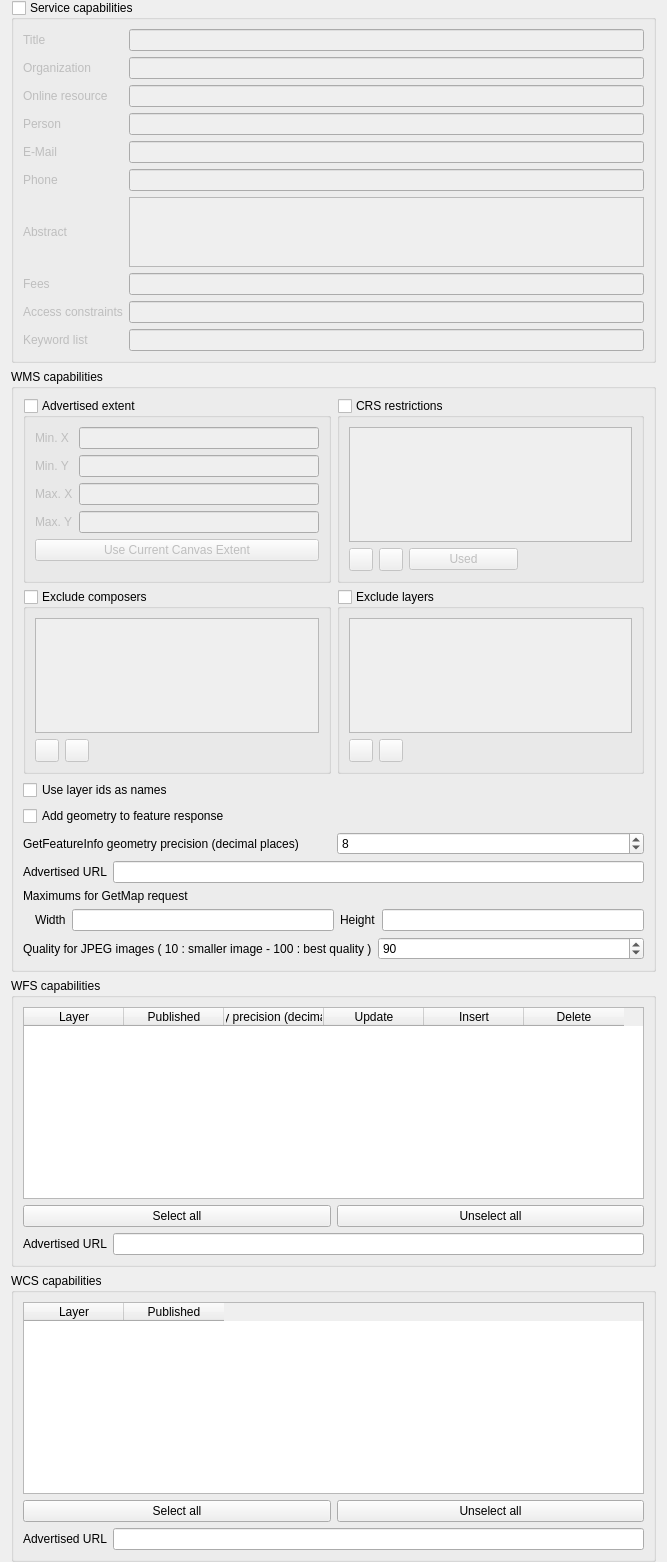
             <widget class="QWidget" name="scrollAreaWidgetContents_5">
              <property name="geometry">
               <rect>
                <x>0</x>
                <y>0</y>
                <width>667</width>
                <height>1562</height>
               </rect>
              </property>
              <layout class="QVBoxLayout" name="verticalLayout_13">
               <property name="topMargin">
                <number>0</number>
               </property>
               <property name="bottomMargin">
                <number>0</number>
               </property>
               <item>
                <widget class="QgsCollapsibleGroupBox" name="grpOWSServiceCapabilities">
                 <property name="title">
                  <string>Service capabilities</string>
                 </property>
                 <property name="checkable">
                  <bool>true</bool>
                 </property>
                 <property name="checked">
                  <bool>false</bool>
                 </property>
                 <property name="collapsed">
                  <bool>false</bool>
                 </property>
                 <property name="saveCollapsedState">
                  <bool>true</bool>
                 </property>
                 <property name="syncGroup">
                  <string notr="true">projowsserver</string>
                 </property>
                 <layout class="QGridLayout" name="gridLayout_6">
                  <item row="7" column="1">
                   <widget class="QLineEdit" name="mWMSFees"/>
                  </item>
                  <item row="8" column="1">
                   <widget class="QLineEdit" name="mWMSAccessConstraints"/>
                  </item>
                  <item row="0" column="0">
                   <widget class="QLabel" name="label_10">
                    <property name="text">
                     <string>Title</string>
                    </property>
                    <property name="buddy">
                     <cstring>mWMSTitle</cstring>
                    </property>
                   </widget>
                  </item>
                  <item row="2" column="1">
                   <widget class="QLineEdit" name="mWMSOnlineResourceLineEdit"/>
                  </item>
                  <item row="2" column="0">
                   <widget class="QLabel" name="mWMSOnlineResourceLabel">
                    <property name="text">
                     <string>Online resource</string>
                    </property>
                   </widget>
                  </item>
                  <item row="3" column="0">
                   <widget class="QLabel" name="label_9">
                    <property name="text">
                     <string>Person</string>
                    </property>
                    <property name="buddy">
                     <cstring>mWMSContactPerson</cstring>
                    </property>
                   </widget>
                  </item>
                  <item row="4" column="1">
                   <widget class="QLineEdit" name="mWMSContactMail"/>
                  </item>
                  <item row="3" column="1">
                   <widget class="QLineEdit" name="mWMSContactPerson"/>
                  </item>
                  <item row="4" column="0">
                   <widget class="QLabel" name="label_13">
                    <property name="text">
                     <string>E-Mail</string>
                    </property>
                   </widget>
                  </item>
                  <item row="1" column="1">
                   <widget class="QLineEdit" name="mWMSContactOrganization"/>
                  </item>
                  <item row="5" column="0">
                   <widget class="QLabel" name="label_12">
                    <property name="text">
                     <string>Phone</string>
                    </property>
                    <property name="buddy">
                     <cstring>mWMSContactPhone</cstring>
                    </property>
                   </widget>
                  </item>
                  <item row="0" column="1">
                   <widget class="QLineEdit" name="mWMSTitle"/>
                  </item>
                  <item row="6" column="0">
                   <widget class="QLabel" name="label_15">
                    <property name="text">
                     <string>Abstract</string>
                    </property>
                    <property name="buddy">
                     <cstring>mWMSAbstract</cstring>
                    </property>
                   </widget>
                  </item>
                  <item row="5" column="1">
                   <widget class="QLineEdit" name="mWMSContactPhone"/>
                  </item>
                  <item row="6" column="1">
                   <widget class="QTextEdit" name="mWMSAbstract"/>
                  </item>
                  <item row="9" column="0">
                   <widget class="QLabel" name="mWMSKeywordListLabel">
                    <property name="text">
                     <string>Keyword list</string>
                    </property>
                   </widget>
                  </item>
                  <item row="9" column="1">
                   <widget class="QLineEdit" name="mWMSKeywordList"/>
                  </item>
                  <item row="1" column="0">
                   <widget class="QLabel" name="label_11">
                    <property name="text">
                     <string>Organization</string>
                    </property>
                    <property name="buddy">
                     <cstring>mWMSContactOrganization</cstring>
                    </property>
                   </widget>
                  </item>
                  <item row="8" column="0">
                   <widget class="QLabel" name="mWMSAccessConstraintsLabel">
                    <property name="text">
                     <string>Access constraints</string>
                    </property>
                   </widget>
                  </item>
                  <item row="7" column="0">
                   <widget class="QLabel" name="mWMSFeesLabel">
                    <property name="text">
                     <string>Fees</string>
                    </property>
                   </widget>
                  </item>
                 </layout>
                </widget>
               </item>
               <item>
                <widget class="QgsCollapsibleGroupBox" name="grpWMSCapabilities">
                 <property name="title">
                  <string>WMS capabilities</string>
                 </property>
                 <property name="syncGroup">
                  <string notr="true">projowsserver</string>
                 </property>
                 <layout class="QGridLayout" name="gridLayout_13">
                  <item row="2" column="0">
                   <widget class="QgsCollapsibleGroupBox" name="mWMSComposerGroupBox">
                    <property name="title">
                     <string>Exclude composers</string>
                    </property>
                    <property name="checkable">
                     <bool>true</bool>
                    </property>
                    <property name="checked">
                     <bool>false</bool>
                    </property>
                    <property name="collapsed">
                     <bool>false</bool>
                    </property>
                    <property name="saveCollapsedState">
                     <bool>true</bool>
                    </property>
                    <layout class="QGridLayout" name="gridLayout_10">
                     <item row="0" column="0" colspan="3">
                      <widget class="QListWidget" name="mComposerListWidget"/>
                     </item>
                     <item row="1" column="0">
                      <widget class="QToolButton" name="mAddWMSComposerButton">
                       <property name="text">
                        <string/>
                       </property>
                       <property name="icon">
                        <iconset resource="../../images/images.qrc">
                         <normaloff>:/images/themes/default/symbologyAdd.png</normaloff>:/images/themes/default/symbologyAdd.png</iconset>
                       </property>
                      </widget>
                     </item>
                     <item row="1" column="1">
                      <widget class="QToolButton" name="mRemoveWMSComposerButton">
                       <property name="text">
                        <string/>
                       </property>
                       <property name="icon">
                        <iconset resource="../../images/images.qrc">
                         <normaloff>:/images/themes/default/symbologyRemove.png</normaloff>:/images/themes/default/symbologyRemove.png</iconset>
                       </property>
                      </widget>
                     </item>
                     <item row="1" column="2">
                      <spacer name="horizontalSpacer_2">
                       <property name="orientation">
                        <enum>Qt::Horizontal</enum>
                       </property>
                       <property name="sizeHint" stdset="0">
                        <size>
                         <width>0</width>
                         <height>20</height>
                        </size>
                       </property>
                      </spacer>
                     </item>
                    </layout>
                   </widget>
                  </item>
                  <item row="2" column="1">
                   <widget class="QgsCollapsibleGroupBox" name="mLayerRestrictionsGroupBox">
                    <property name="title">
                     <string>Exclude layers</string>
                    </property>
                    <property name="checkable">
                     <bool>true</bool>
                    </property>
                    <property name="checked">
                     <bool>false</bool>
                    </property>
                    <property name="collapsed">
                     <bool>false</bool>
                    </property>
                    <property name="saveCollapsedState">
                     <bool>true</bool>
                    </property>
                    <layout class="QGridLayout" name="gridLayout">
                     <item row="0" column="0" colspan="3">
                      <widget class="QListWidget" name="mLayerRestrictionsListWidget"/>
                     </item>
                     <item row="1" column="0">
                      <widget class="QToolButton" name="mAddLayerRestrictionButton">
                       <property name="text">
                        <string/>
                       </property>
                       <property name="icon">
                        <iconset resource="../../images/images.qrc">
                         <normaloff>:/images/themes/default/symbologyAdd.png</normaloff>:/images/themes/default/symbologyAdd.png</iconset>
                       </property>
                      </widget>
                     </item>
                     <item row="1" column="1">
                      <widget class="QToolButton" name="mRemoveLayerRestrictionButton">
                       <property name="text">
                        <string/>
                       </property>
                       <property name="icon">
                        <iconset resource="../../images/images.qrc">
                         <normaloff>:/images/themes/default/symbologyRemove.png</normaloff>:/images/themes/default/symbologyRemove.png</iconset>
                       </property>
                      </widget>
                     </item>
                     <item row="1" column="2">
                      <spacer name="horizontalSpacer_3">
                       <property name="orientation">
                        <enum>Qt::Horizontal</enum>
                       </property>
                       <property name="sizeHint" stdset="0">
                        <size>
                         <width>0</width>
                         <height>20</height>
                        </size>
                       </property>
                      </spacer>
                     </item>
                    </layout>
                   </widget>
                  </item>
                  <item row="1" column="0">
                   <widget class="QgsCollapsibleGroupBox" name="grpWMSExt">
                    <property name="title">
                     <string>Advertised extent</string>
                    </property>
                    <property name="checkable">
                     <bool>true</bool>
                    </property>
                    <property name="checked">
                     <bool>false</bool>
                    </property>
                    <property name="collapsed">
                     <bool>false</bool>
                    </property>
                    <property name="saveCollapsedState">
                     <bool>true</bool>
                    </property>
                    <layout class="QGridLayout" name="gridLayout_4">
                     <item row="0" column="0">
                      <widget class="QLabel" name="label_16">
                       <property name="text">
                        <string>Min. X</string>
                       </property>
                       <property name="buddy">
                        <cstring>mWMSExtMinX</cstring>
                       </property>
                      </widget>
                     </item>
                     <item row="0" column="1">
                      <widget class="QLineEdit" name="mWMSExtMinX">
                       <property name="text">
                        <string/>
                       </property>
                      </widget>
                     </item>
                     <item row="1" column="0">
                      <widget class="QLabel" name="label_17">
                       <property name="text">
                        <string>Min. Y</string>
                       </property>
                       <property name="buddy">
                        <cstring>mWMSExtMinY</cstring>
                       </property>
                      </widget>
                     </item>
                     <item row="1" column="1">
                      <widget class="QLineEdit" name="mWMSExtMinY">
                       <property name="text">
                        <string/>
                       </property>
                      </widget>
                     </item>
                     <item row="2" column="0">
                      <widget class="QLabel" name="label_18">
                       <property name="text">
                        <string>Max. X</string>
                       </property>
                       <property name="buddy">
                        <cstring>mWMSExtMaxX</cstring>
                       </property>
                      </widget>
                     </item>
                     <item row="2" column="1">
                      <widget class="QLineEdit" name="mWMSExtMaxX">
                       <property name="text">
                        <string/>
                       </property>
                      </widget>
                     </item>
                     <item row="3" column="0">
                      <widget class="QLabel" name="label_19">
                       <property name="text">
                        <string>Max. Y</string>
                       </property>
                       <property name="buddy">
                        <cstring>mWMSExtMaxY</cstring>
                       </property>
                      </widget>
                     </item>
                     <item row="3" column="1">
                      <widget class="QLineEdit" name="mWMSExtMaxY">
                       <property name="text">
                        <string/>
                       </property>
                      </widget>
                     </item>
                     <item row="4" column="0" colspan="2">
                      <widget class="QPushButton" name="pbnWMSExtCanvas">
                       <property name="text">
                        <string>Use Current Canvas Extent</string>
                       </property>
                      </widget>
                     </item>
                     <item row="5" column="0" colspan="2">
                      <spacer name="verticalSpacer_3">
                       <property name="orientation">
                        <enum>Qt::Vertical</enum>
                       </property>
                       <property name="sizeHint" stdset="0">
                        <size>
                         <width>20</width>
                         <height>40</height>
                        </size>
                       </property>
                      </spacer>
                     </item>
                    </layout>
                   </widget>
                  </item>
                  <item row="1" column="1">
                   <widget class="QgsCollapsibleGroupBox" name="grpWMSList">
                    <property name="title">
                     <string>CRS restrictions</string>
                    </property>
                    <property name="checkable">
                     <bool>true</bool>
                    </property>
                    <property name="checked">
                     <bool>false</bool>
                    </property>
                    <property name="collapsed">
                     <bool>false</bool>
                    </property>
                    <property name="saveCollapsedState">
                     <bool>true</bool>
                    </property>
                    <layout class="QGridLayout" name="gridLayout_5">
                     <item row="1" column="0">
                      <widget class="QToolButton" name="pbnWMSAddSRS">
                       <property name="icon">
                        <iconset resource="../../images/images.qrc">
                         <normaloff>:/images/themes/default/mActionSignPlus.png</normaloff>:/images/themes/default/mActionSignPlus.png</iconset>
                       </property>
                      </widget>
                     </item>
                     <item row="0" column="0" colspan="4">
                      <widget class="QListWidget" name="mWMSList"/>
                     </item>
                     <item row="1" column="2">
                      <widget class="QPushButton" name="pbnWMSSetUsedSRS">
                       <property name="text">
                        <string>Used</string>
                       </property>
                      </widget>
                     </item>
                     <item row="1" column="1">
                      <widget class="QToolButton" name="pbnWMSRemoveSRS">
                       <property name="icon">
                        <iconset resource="../../images/images.qrc">
                         <normaloff>:/images/themes/default/symbologyRemove.png</normaloff>:/images/themes/default/symbologyRemove.png</iconset>
                       </property>
                      </widget>
                     </item>
                    </layout>
                   </widget>
                  </item>
                  <item row="3" column="0">
                   <widget class="QCheckBox" name="mWmsUseLayerIDs">
                    <property name="text">
                     <string>Use layer ids as names</string>
                    </property>
                   </widget>
                  </item>
                  <item row="8" column="0" colspan="2">
                   <layout class="QHBoxLayout" name="horizontalLayout_10">
                    <item>
                     <widget class="QLabel" name="mWMSImageQualityLabel">
                      <property name="text">
                       <string>Quality for JPEG images ( 10 : smaller image - 100 : best quality )</string>
                      </property>
                     </widget>
                    </item>
                    <item>
                     <widget class="QSpinBox" name="mWMSImageQualitySpinBox">
                      <property name="minimum">
                       <number>10</number>
                      </property>
                      <property name="maximum">
                       <number>100</number>
                      </property>
                      <property name="singleStep">
                       <number>5</number>
                      </property>
                      <property name="value">
                       <number>90</number>
                      </property>
                     </widget>
                    </item>
                   </layout>
                  </item>
                  <item row="4" column="0">
                   <widget class="QCheckBox" name="mAddWktGeometryCheckBox">
                    <property name="text">
                     <string>Add geometry to feature response</string>
                    </property>
                   </widget>
                  </item>
                  <item row="7" column="0" colspan="2">
                   <layout class="QGridLayout" name="gridLayout_3">
                    <item row="1" column="1">
                     <widget class="QLabel" name="mMaxWidthLabel">
                      <property name="text">
                       <string>Width</string>
                      </property>
                     </widget>
                    </item>
                    <item row="1" column="0">
                     <spacer name="horizontalSpacer_6">
                      <property name="orientation">
                       <enum>Qt::Horizontal</enum>
                      </property>
                      <property name="sizeType">
                       <enum>QSizePolicy::Fixed</enum>
                      </property>
                      <property name="sizeHint" stdset="0">
                       <size>
                        <width>6</width>
                        <height>20</height>
                       </size>
                      </property>
                     </spacer>
                    </item>
                    <item row="1" column="4">
                     <widget class="QLineEdit" name="mMaxHeightLineEdit"/>
                    </item>
                    <item row="1" column="2">
                     <widget class="QLineEdit" name="mMaxWidthLineEdit"/>
                    </item>
                    <item row="1" column="3">
                     <widget class="QLabel" name="mMaxHeightLabel">
                      <property name="text">
                       <string>Height</string>
                      </property>
                     </widget>
                    </item>
                    <item row="0" column="0" colspan="5">
                     <widget class="QLabel" name="label_21">
                      <property name="text">
                       <string>Maximums for GetMap request</string>
                      </property>
                     </widget>
                    </item>
                   </layout>
                  </item>
                  <item row="5" column="0" colspan="2">
                   <layout class="QHBoxLayout" name="grpWMSPrecision">
                    <item>
                     <widget class="QLabel" name="label_5">
                      <property name="text">
                       <string>GetFeatureInfo geometry precision (decimal places)</string>
                      </property>
                     </widget>
                    </item>
                    <item>
                     <widget class="QSpinBox" name="mWMSPrecisionSpinBox">
                      <property name="minimum">
                       <number>1</number>
                      </property>
                      <property name="maximum">
                       <number>17</number>
                      </property>
                      <property name="value">
                       <number>8</number>
                      </property>
                     </widget>
                    </item>
                   </layout>
                  </item>
                  <item row="6" column="0" colspan="2">
                   <layout class="QHBoxLayout" name="horizontalLayout_2">
                    <item>
                     <widget class="QLabel" name="mWMSUrlLabel">
                      <property name="text">
                       <string>Advertised URL</string>
                      </property>
                     </widget>
                    </item>
                    <item>
                     <widget class="QLineEdit" name="mWMSUrlLineEdit"/>
                    </item>
                   </layout>
                  </item>
                 </layout>
                </widget>
               </item>
               <item>
                <widget class="QgsCollapsibleGroupBox" name="grpWFSCapabilities">
                 <property name="sizePolicy">
                  <sizepolicy hsizetype="Preferred" vsizetype="Preferred">
                   <horstretch>0</horstretch>
                   <verstretch>3</verstretch>
                  </sizepolicy>
                 </property>
                 <property name="title">
                  <string>WFS capabilities</string>
                 </property>
                 <property name="syncGroup">
                  <string notr="true">projowsserver</string>
                 </property>
                 <layout class="QGridLayout" name="gridLayout_8">
                  <item row="0" column="0" colspan="2">
                   <widget class="QTableWidget" name="twWFSLayers">
                    <property name="sizePolicy">
                     <sizepolicy hsizetype="Expanding" vsizetype="MinimumExpanding">
                      <horstretch>0</horstretch>
                      <verstretch>0</verstretch>
                     </sizepolicy>
                    </property>
                    <column>
                     <property name="text">
                      <string>Layer</string>
                     </property>
                    </column>
                    <column>
                     <property name="text">
                      <string>Published</string>
                     </property>
                    </column>
                    <column>
                     <property name="text">
                      <string>Geometry precision (decimal places)</string>
                     </property>
                    </column>
                    <column>
                     <property name="text">
                      <string>Update</string>
                     </property>
                    </column>
                    <column>
                     <property name="text">
                      <string>Insert</string>
                     </property>
                    </column>
                    <column>
                     <property name="text">
                      <string>Delete</string>
                     </property>
                    </column>
                   </widget>
                  </item>
                  <item row="1" column="1">
                   <widget class="QPushButton" name="pbnWFSLayersUnselectAll">
                    <property name="text">
                     <string>Unselect all</string>
                    </property>
                   </widget>
                  </item>
                  <item row="1" column="0">
                   <widget class="QPushButton" name="pbnWFSLayersSelectAll">
                    <property name="text">
                     <string>Select all</string>
                    </property>
                   </widget>
                  </item>
                  <item row="3" column="0" colspan="2">
                   <layout class="QHBoxLayout" name="horizontalLayout_8">
                    <item>
                     <widget class="QLabel" name="mWFSUrlLabel">
                      <property name="text">
                       <string>Advertised URL</string>
                      </property>
                     </widget>
                    </item>
                    <item>
                     <widget class="QLineEdit" name="mWFSUrlLineEdit"/>
                    </item>
                   </layout>
                  </item>
                 </layout>
                </widget>
               </item>
               <item>
                <widget class="QgsCollapsibleGroupBox" name="grpWCSCapabilities">
                 <property name="sizePolicy">
                  <sizepolicy hsizetype="Preferred" vsizetype="Preferred">
                   <horstretch>0</horstretch>
                   <verstretch>3</verstretch>
                  </sizepolicy>
                 </property>
                 <property name="title">
                  <string>WCS capabilities</string>
                 </property>
                 <property name="syncGroup">
                  <string notr="true">projowsserver</string>
                 </property>
                 <layout class="QGridLayout" name="gridLayout_9">
                  <item row="0" column="0" colspan="2">
                   <widget class="QTableWidget" name="twWCSLayers">
                    <property name="sizePolicy">
                     <sizepolicy hsizetype="Expanding" vsizetype="MinimumExpanding">
                      <horstretch>0</horstretch>
                      <verstretch>0</verstretch>
                     </sizepolicy>
                    </property>
                    <column>
                     <property name="text">
                      <string>Layer</string>
                     </property>
                    </column>
                    <column>
                     <property name="text">
                      <string>Published</string>
                     </property>
                    </column>
                   </widget>
                  </item>
                  <item row="1" column="1">
                   <widget class="QPushButton" name="pbnWCSLayersUnselectAll">
                    <property name="text">
                     <string>Unselect all</string>
                    </property>
                   </widget>
                  </item>
                  <item row="1" column="0">
                   <widget class="QPushButton" name="pbnWCSLayersSelectAll">
                    <property name="text">
                     <string>Select all</string>
                    </property>
                   </widget>
                  </item>
                  <item row="3" column="0" colspan="2">
                   <layout class="QHBoxLayout" name="horizontalLayout_9">
                    <item>
                     <widget class="QLabel" name="mWCSUrlLabel">
                      <property name="text">
                       <string>Advertised URL</string>
                      </property>
                     </widget>
                    </item>
                    <item>
                     <widget class="QLineEdit" name="mWCSUrlLineEdit"/>
                    </item>
                   </layout>
                  </item>
                 </layout>
                </widget>
               </item>
               <item>
                <spacer name="verticalSpacer_6">
                 <property name="orientation">
                  <enum>Qt::Vertical</enum>
                 </property>
                 <property name="sizeHint" stdset="0">
                  <size>
                   <width>20</width>
                   <height>0</height>
                  </size>
                 </property>
                </spacer>
               </item>
              </layout>
             </widget>
